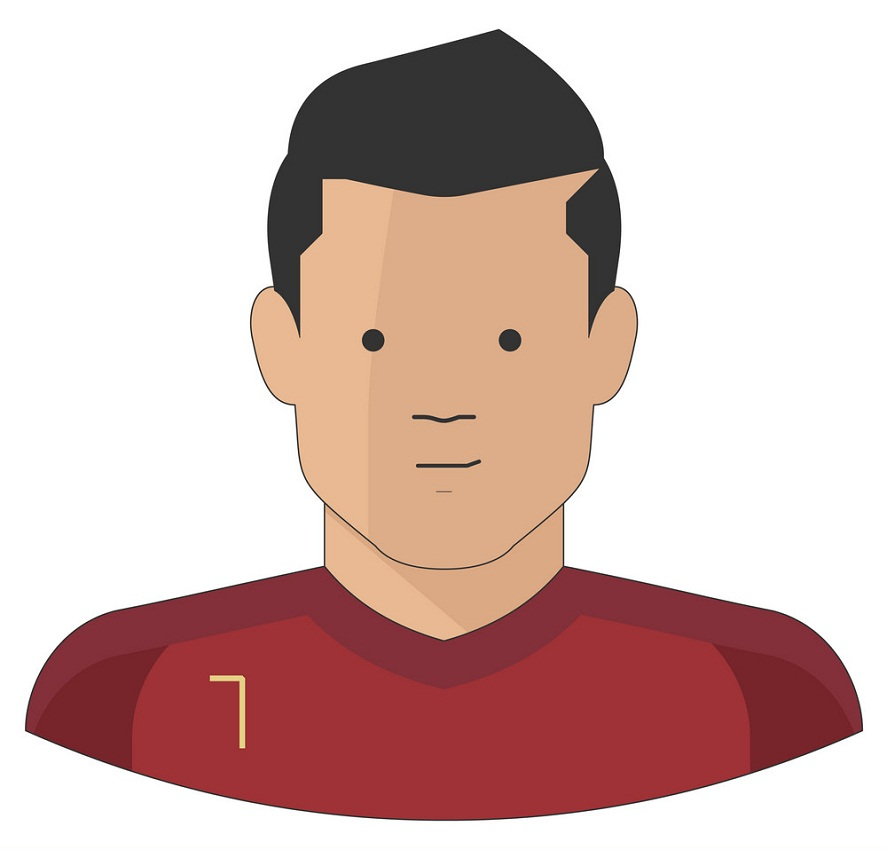
#> input picture SHADOW/Ronaldo.jpg, 887 x 850 px
$ python shadow.py
#> lines starting #> are read from the running program, lines starting #| are printed output that depends on the picture; after the words box and inside, x2 and y2 are one past the last pixel; in counts of white or black regions, pixels touching at a corner belong together
#Import Libraries
import numpy as np
from PIL import Image
import matplotlib.pyplot as plt

#Get inputs
def get():
    flag = 0
    pic_arr = 0
    name = input("Image path:")
#> the answer given: Ronaldo.jpg
    landa = float(input("lambda (λ):"))
#> the answer given: 3
    try:
        pic = Image.open(name)
#> pic is the input picture: PIL image 887x850 RGB; mean R, G, B 213.6, 185.8, 181.2
        pic_arr = np.asarray(pic)
        flag = 1
    except:
        print("there is no file :|")
    return pic_arr, landa, flag

#show picture
def show(pic):
    plt.imshow(pic)
    plt.show()

#make shadow with
def make_shadow_array(pic_arr, landa):
#> called with landa = 3
    shadow = np.zeros((pic_arr.shape[0], pic_arr.shape[1] + int(landa * pic_arr.shape[0]), 3)) + 1
    for i in range(pic_arr.shape[0]):
        for j in range(pic_arr.shape[1]):
            """
            for better result can use it
            if(not(pic_arr[i,j,0] > 245 and pic_arr[i,j,1] > 245 and pic_arr[i,j,2] > 245)):
            """
            if(not(pic_arr[i,j,0] == 255 and pic_arr[i,j,1] == 255 and pic_arr[i,j,2] == 255)):
                shadow[i,j+int(landa*i)] = [0.3, 0.3,0.3]
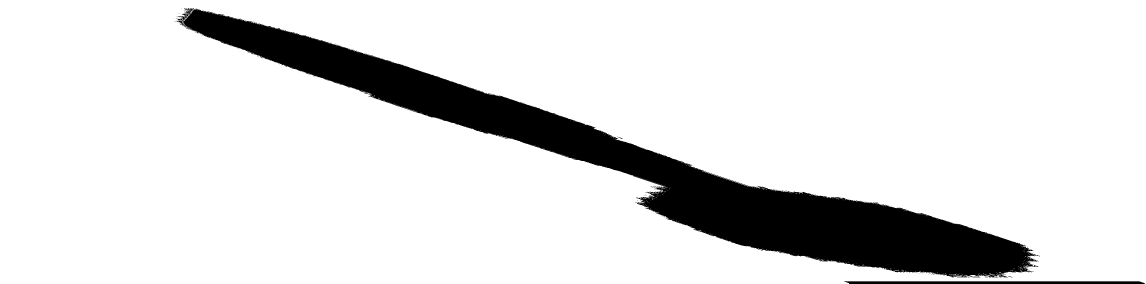
#> shadow: shape (850, 3437, 3) float64 (shown at 1/3 size); values 0.3 (black) and 1 (white), 87.9% white; 139 black regions (135 under 20 px), largest, box (x1, y1, x2, y2) and area: (529, 24, 3120, 833) 347621, (2532, 844, 3434, 850) 5322, (1952, 560, 1969, 562) 25, (1855, 411, 1869, 416) 22
    return shadow

#fix shadow
def fix_shadow(shadow, pic_arr):
    for i in range(pic_arr.shape[0]):
        for j in range(pic_arr.shape[1]):
            """
            for better result can use it
            if(not(pic_arr[i,j,0] > 245 and pic_arr[i,j,1] > 245 and pic_arr[i,j,2] > 245)):
            """
            if(not(pic_arr[i,j,0] == 255 and pic_arr[i,j,1] == 255 and pic_arr[i,j,2] == 255)):
                shadow[i,j] = pic_arr[i,j]/255
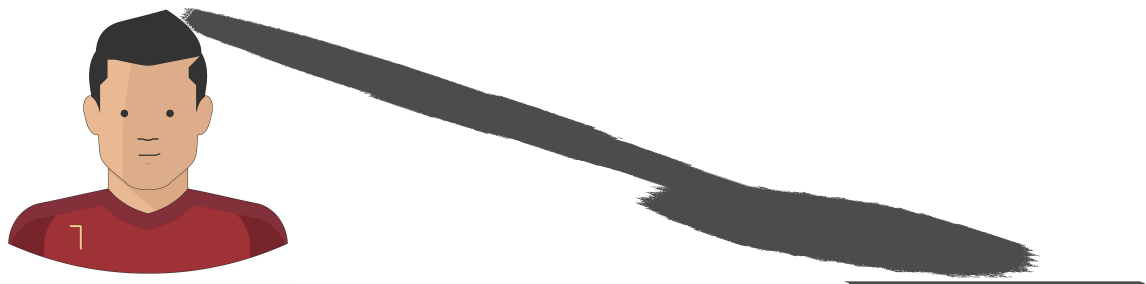
#> shadow: shape (850, 3437, 3) float64 (shown at 1/3 size); mean of channels 0, 1, 2 0.874, 0.845, 0.841; drawn as R, G, B


#main
Get = get()
if(Get[2] == 1):
    shadow = make_shadow_array(Get[0], Get[1])
    fix_shadow(shadow, Get[0])
    show(shadow)

# /\ /V\ [] [Z [Z (≡ ¯/_ /\ [Z /\ _] /\ !3 [] #
